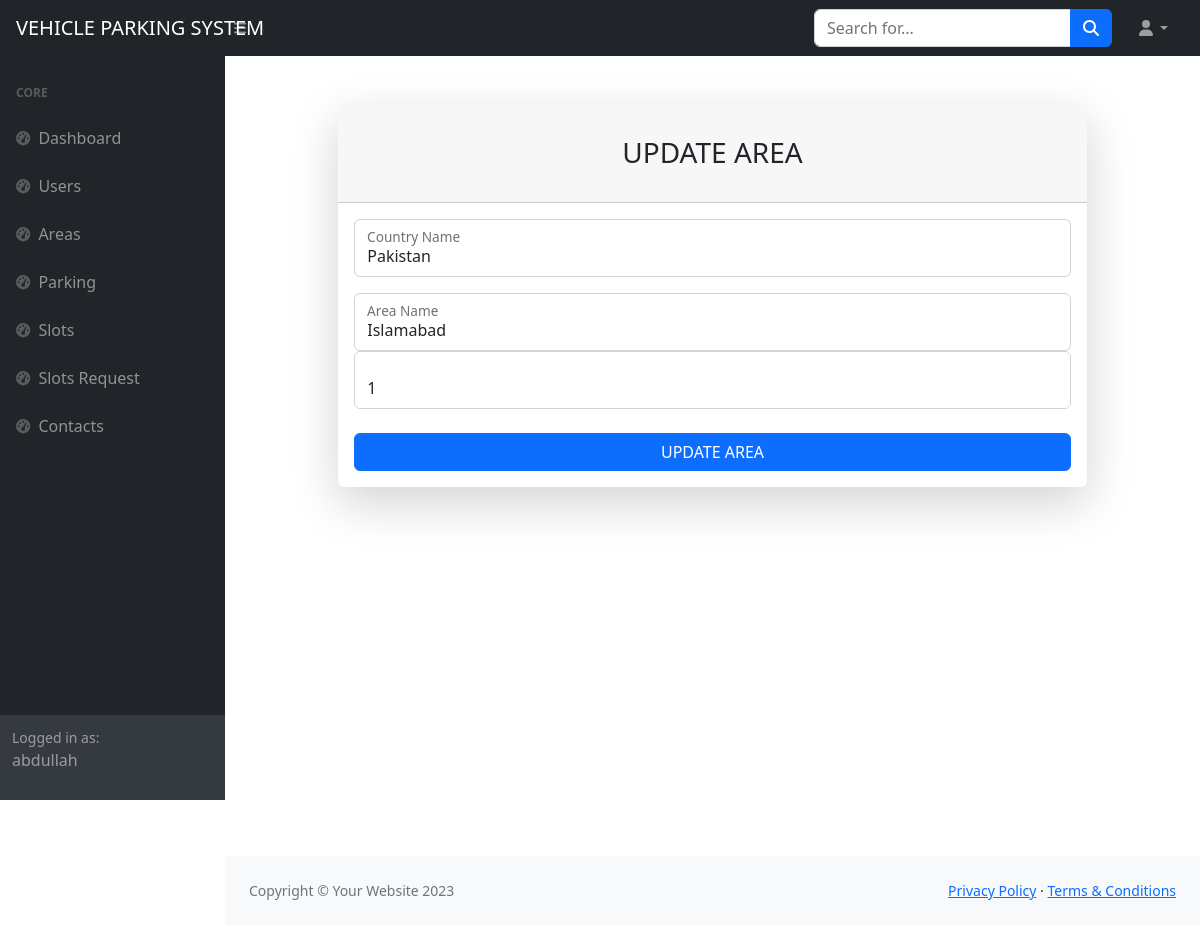
Page /backend/update_area/1/ (signed in) on the committed database.
### accountss/models.py (models this page shows)
class CustomUser(AbstractUser):
    USERNAME_FIELD = 'email'
    username = models.CharField(max_length=150, unique=False)
    email = models.EmailField(unique=True,default=True)
    is_admin = models.BooleanField(default=True)
    is_customer = models.BooleanField(default=False)
    forget_password_token = models.CharField(max_length=1000,blank=True,null=True)
    REQUIRED_FIELDS = [] # removes email from REQUIRED_FIELDS

### backend/models.py (models this page shows)
class Area(models.Model):
    country = models.CharField(max_length=100 , default=True)
    area_name = models.CharField(max_length=100 , default=True)

### accountss/decorators.py (the view)
    def wrapper(request, *args, **kwargs):
        if request.user.is_authenticated and request.user.is_admin:
            return view_func(request, *args, **kwargs)
        else:
            return redirect('admin_login')

### backend/views.py (called while the page is built)
@backend_required
def update_area(request,pk):
    if request.method=='POST':
        are_id = request.POST.get('area_id')
        contry = request.POST.get('country')
        area = request.POST.get('area')
        Area(id=are_id,country=contry,area_name=area).save()
        return redirect('area_list')
    area = Area.objects.get(id=pk)
    return render(request,'admin_site/area/update_area.html',context={'areas':area})

### templates/admin_site/area/update_area.html (shortened to what this page needs)
{% extends 'admin_site/base.html' %}
{% block content %}
<div id="layoutSidenav_content">
    <main>
        <div class="container-fluid px-4">
            <div id="layoutAuthentication">
              <div id="layoutAuthentication_content">
                  <main>
                      <div class="container">
                          <div class="row justify-content-center">
                              <div class="col-lg-10">
                                  <div class="card shadow-lg border-0 rounded-lg mt-5">
                                      <div class="card-header"><h3 class="text-center font-weight-light my-4">UPDATE AREA</h3></div>
                                      <div class="card-body">
                                        <form method="post">
                                            <div class="form-floating mb-3">
                                              <input class="form-control" id="inputEmail" value="{{areas.country}}" type="text" name="country" required placeholder="Country" />
                                              <label for="inputEmail">Country Name</label>
                                          </div>
                                              <div class="form-floating mb-3">
                                                  <input class="form-control" id="inputEmail" value="{{areas.area_name}}" type="text" name="area" required placeholder="Name" />
                                                  <label for="inputEmail">Area Name</label>
                                                  <input class="form-control" id="inputEmail" type="text" value="{{areas.id}}" name="area_id"/>
                                              </div>
                                              <div class="mt-4 mb-0">
                                                  <div class="d-grid"><button class="btn btn-primary btn-block" type="submit">UPDATE AREA</button></div>
                                              </div>
                                          </form>
                                      </div>
                                  </div>
                              </div>
                          </div>
                      </div>
                  </main>
              </div>
          </div>
        </div>
    </main>
{% endblock %}

### templates/admin_site/sidebar.html
 <div id="layoutSidenav">
            <div id="layoutSidenav_nav">
                <nav class="sb-sidenav accordion sb-sidenav-dark" id="sidenavAccordion">
                    <div class="sb-sidenav-menu">
                        <div class="nav">
                            <div class="sb-sidenav-menu-heading">Core</div>
                            <a class="nav-link" href="{% url 'index' %}">
                                <div class="sb-nav-link-icon"><i class="fas fa-tachometer-alt"></i></div>
                                Dashboard
                            </a>
                            <a class="nav-link" href="{% url 'user_list' %}">
                                <div class="sb-nav-link-icon"><i class="fas fa-tachometer-alt"></i></div>
                                Users
                            </a>
                            <a class="nav-link" href="{% url 'area_list' %}">
                                <div class="sb-nav-link-icon"><i class="fas fa-tachometer-alt"></i></div>
                                Areas
                            </a>
                            <a class="nav-link" href="{% url 'parking_list' %}">
                                <div class="sb-nav-link-icon"><i class="fas fa-tachometer-alt"></i></div>
                                Parking
                            </a>
                            <a class="nav-link" href="{% url 'slots_list' %}">
                                <div class="sb-nav-link-icon"><i class="fas fa-tachometer-alt"></i></div>
                                Slots
                            </a>
                            <a class="nav-link" href="{% url 'slots_request' %}">
                                <div class="sb-nav-link-icon"><i class="fas fa-tachometer-alt"></i></div>
                                Slots Request
                            </a>
                            <a class="nav-link" href="{% url 'contact_list' %}">
                                <div class="sb-nav-link-icon"><i class="fas fa-tachometer-alt"></i></div>
                                Contacts
                            </a>
                        </div>
                    </div>
                    <div class="sb-sidenav-footer">
                        <div class="small">Logged in as:</div>
                        {% if user.is_authenticated %}
                        <p>{{request.user.username}}</p>
                        {% endif %}
                    </div>
                </nav>
            </div>

### rows in the picture
CustomUser: user.username "abdullah"
Area: country "Pakistan", area "Islamabad", area_id "1"
